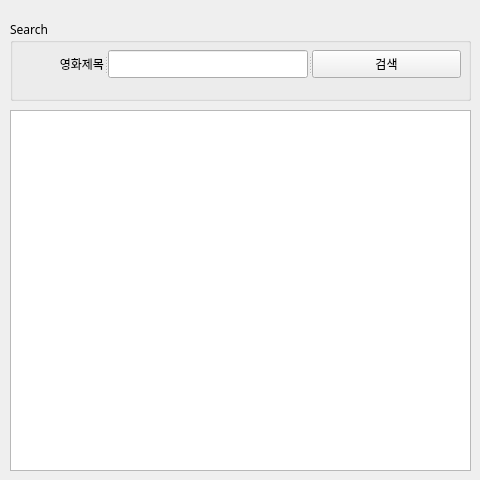
<?xml version="1.0" encoding="UTF-8"?>
<ui version="4.0">
 <class>Form</class>
 <widget class="QWidget" name="Form">
  <property name="geometry">
   <rect>
    <x>0</x>
    <y>0</y>
    <width>480</width>
    <height>480</height>
   </rect>
  </property>
  <property name="sizePolicy">
   <sizepolicy hsizetype="Fixed" vsizetype="Fixed">
    <horstretch>0</horstretch>
    <verstretch>0</verstretch>
   </sizepolicy>
  </property>
  <property name="font">
   <font>
    <family>NanumGothic</family>
   </font>
  </property>
  <property name="windowTitle">
   <string>네이버영화 검색</string>
  </property>
  <property name="windowIcon">
   <iconset>
    <normaloff>naver_icon.png</normaloff>naver_icon.png</iconset>
  </property>
  <widget class="QGroupBox" name="groupBox">
   <property name="geometry">
    <rect>
     <x>10</x>
     <y>20</y>
     <width>461</width>
     <height>81</height>
    </rect>
   </property>
   <property name="title">
    <string>Search</string>
   </property>
   <widget class="QSplitter" name="splitter">
    <property name="geometry">
     <rect>
      <x>10</x>
      <y>30</y>
      <width>441</width>
      <height>28</height>
     </rect>
    </property>
    <property name="orientation">
     <enum>Qt::Horizontal</enum>
    </property>
    <widget class="QLabel" name="label">
     <property name="text">
      <string>영화제목</string>
     </property>
     <property name="alignment">
      <set>Qt::AlignRight|Qt::AlignTrailing|Qt::AlignVCenter</set>
     </property>
    </widget>
    <widget class="QLineEdit" name="txtSearch"/>
    <widget class="QPushButton" name="btnSearch">
     <property name="text">
      <string>검색</string>
     </property>
    </widget>
   </widget>
  </widget>
  <widget class="QTableWidget" name="tblResult">
   <property name="geometry">
    <rect>
     <x>10</x>
     <y>110</y>
     <width>461</width>
     <height>361</height>
    </rect>
   </property>
   <property name="selectionMode">
    <enum>QAbstractItemView::NoSelection</enum>
   </property>
  </widget>
 </widget>
 <resources/>
 <connections/>
</ui>
